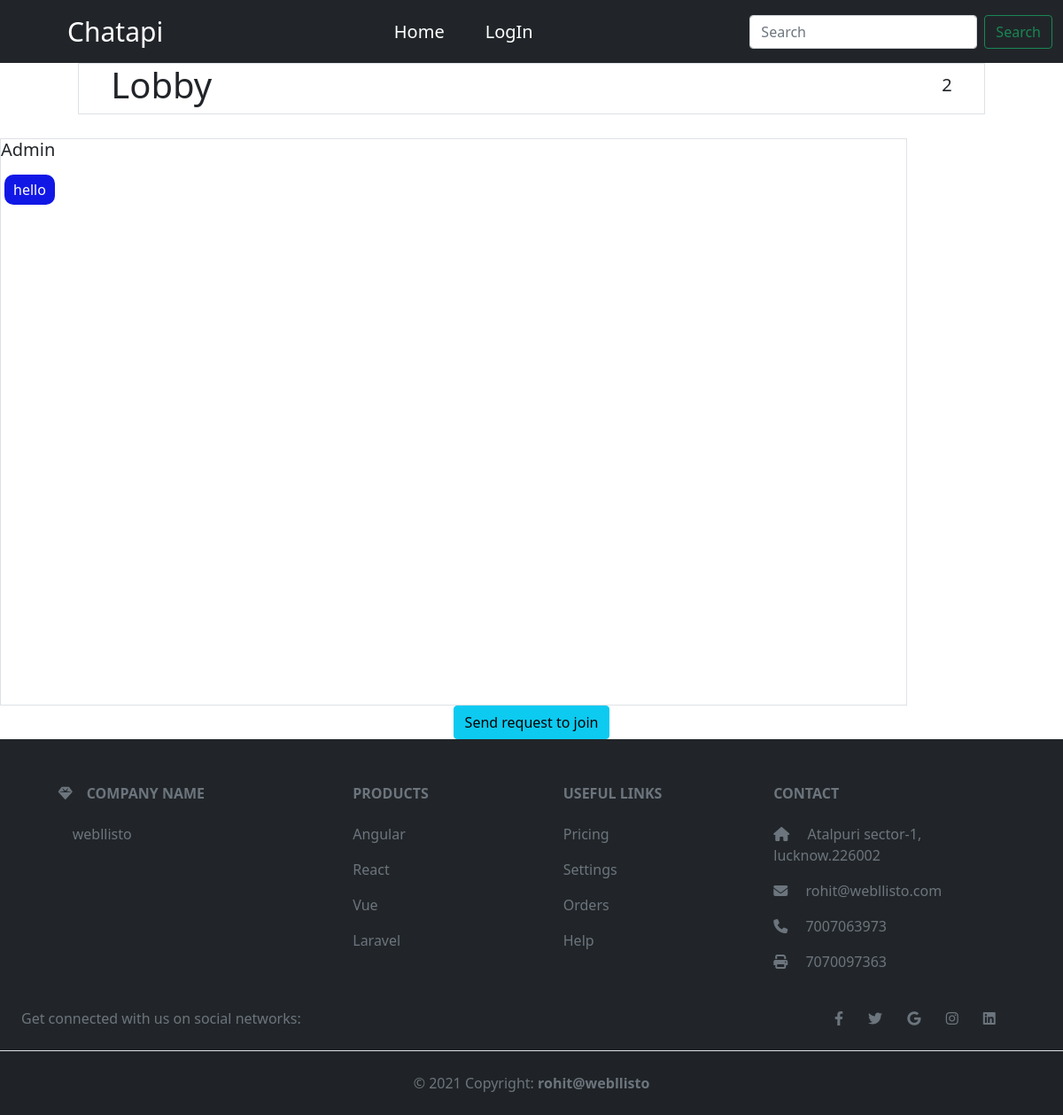
/chat/room/lobby/, run on the app's committed database.
### chat/models.py (models this page shows, shortened)
class Room(models.Model):
    name = models.CharField(max_length=255)
    is_private_group = models.BooleanField(default=False)
    is_single_user = models.BooleanField(default=False)

class Message(models.Model):
    chat_message = RichTextField(null=True)
    message_arrival_time = models.DateTimeField(auto_now_add=True)
    message_seen = models.BooleanField(default=False)
    room_name = models.ForeignKey(Room, on_delete=models.CASCADE)
    from_user = models.ForeignKey(User, on_delete=models.CASCADE)

### chat/views.py (the view, shortened to what this page needs)
# urls.py: path("room/<str:room_name>/", views.Rooms.as_view(), name="room"),
class Rooms(View):
    def get(self, request, room_name):
        room1 = Room.objects.filter(name=room_name).first()
        if room1.is_single_user:
            room2 = Room.objects.get(
                name=room_name, is_single_user=True
            )
            room_user_obj = Room_users.objects.filter(
                room=room2, user=request.user
            )
            if room_user_obj:
                message = Message.objects.filter(
                    room_name=room2
                ).order_by("message_arrival_time")
                room_user_admin = Room_users.objects.filter(
                    room=room2
                )
                all_users_inroom = Room_users.objects.filter(
                    room=room2
                )
                for i in message:
                    if request.user != i.from_user:
                        i.message_seen = True
                        i.save()
                return render(
                    request,
                    "chat/room.html",
                    {
                        "room_name": room_name,
                        "messages1": message,
                        "form": chatform,
                        "room": room2,
                        "room_user": room_user_admin,
                        "all_user_inroom": all_users_inroom,
                    },
                )
            else:
                messages.warning(
                    request, "cannot see others personal message"
                )
                return redirect("/")
        else:
            room2 = Room.objects.get(
                name=room_name,
                is_private_group=False,
                is_single_user=False,
            )
            message = Message.objects.filter(
                room_name=room2
            ).order_by("message_arrival_time")
            room_user_admin = Room_users.objects.get(
                room=room2, is_admin=True
            )
            all_users_inroom = Room_users.objects.filter(room=room2,join_request_approved=True)
            lst=[]
            for i in all_users_inroom:
                lst.append(i.user.username)
            user_approval=Room_users.objects.filter(room=room2,join_request_approved=False)
            lst1=[]
            for i in all_users_inroom:
                lst1.append(i.user)
            return render(
                request,
                "chat/room.html",
                {
                    "room_name": room_name,
                    "messages1": message,
                    "form": chatform,
                    "room": room1,
                    "room_user": room_user_admin,
                    "all_users_inroom": lst,
                    "user_approval":user_approval
                },
            )

### chat/templates/chat/room.html (shortened to what this page needs)
{% extends 'basic.html' %}
{% block content%}
{% if room.is_single_user %}
{% for i in room_user %}
{% if i.user != user %}
<div class="d-flex align-items-center flex-column">
    <h1>{{i.user}}<h1>
        <a href="{% url 'deleteroom' room.id %}" class="text-decoration-none">
            <button class="btn btn-danger">Delete</button></a>
</div>
{% endif %}
{% endfor %}
{% else %}
<div class="d-flex justify-content-center align-items-center">
    <a href="javascript:void()" id="member-list-click" class="text-decoration-none text-dark">
    <div class="d-flex justify-content-center align-items-center gap-51 border " style="width:64rem ;">
        <h1 style="">{{room.name}}</h1>
        <h5>{{all_users_inroom|length}}</h5>
    </div>
    </a>
</div>
{% endif %}
<div class="row gap-custom g-0">
    <div id="chat-log" cols="100" rows="20" class="border col-7"
        style="width:64rem ;height: 40rem; overflow-y: scroll;align-items:center;">
            {% for i in messages1 %}
            {% if i.from_user.username == user.username %}
            <div class="msg_container d-flex flex-column gap-2 align-end-custom">
                <h5 class="text-capitalize">
                    {{i.from_user}}
                </h5>
                {% if i.message_seen %}
                <div class="d-flex justify-content-between align-items-end">
                    <div class="d-flex chat-div flex-column" style="width: fit-content;">
                        {{i.chat_message|safe}}
                    </div>
                    <i class="fa-solid fa-check-double text-primary mx-2" style="margin-bottom: 1rem; "></i>
                </div>
                {% else %}
                <div class="d-flex justify-content-between align-items-end">
                    <div class="chat-div d-flex flex-column" style="width: fit-content;">
                        {{i.chat_message|safe}}
                    </div>
                    <i class="fa-solid fa-check-double mx-2" style="margin-bottom: 1rem;"></i>
                </div>
                {% endif %}
            </div>
            {% else %}
            <div class="msg_container d-flex flex-column gap-2">
                <h5 class="text-capitalize">
                    {{i.from_user}}
                </h5>
                <div class="chat-div-other ms-1 d-flex flex-column" style="width: fit-content;">
                    {{i.chat_message|safe}}
                </div>
            </div>
            {% endif %}
            {% endfor %}
    </div>
</div>
<div class="d-flex align-items-center justify-content-center flex-column">
    {% if room.is_private_group %}
    <input id="chat-user-in" type="text" value="{{user.username}}"
        style="margin-right:766px !important; margin-bottom: 10px;" disabled>
    {{form.as_p}}
    <input id="chat-message-submit" type="button" class="btn btn-primary mb-4" value="Send">
    {{ room_name|json_script:"room-name" }}
    {% else %}
    {% if user.username in all_users_inroom %}
    <input id="chat-user-in" type="text" value="{{user.username}}"
        style="margin-right:766px !important; margin-bottom: 10px;" disabled>
    {{form.as_p}}
    <input id="chat-message-submit" type="button" class="btn btn-primary mb-4" value="Send">
    {{ room_name|json_script:"room-name" }}
    {% else %}
    <a href="{% url 'public-room-join-request' room.id %}" id="join-group" class="text-decoration-none"><button type="button" class="btn btn-info">Send request to
            join</button></a>
    {% endif %}
    {% endif %}
</div>
{% endblock %}

### template/basic.html (style rules this page uses)
* { text-decoration: none; list-style: none; }

### chat/templates/chat/room.html (style rules this page uses)
h1 { text-align: center; }
.chat-div-other p { background-color: #1118e6; padding: 5px 10px; color: #fff; border-radius: 10px; }
a { text-decoration: none; color: #fff }
h1 { text-transform: capitalize; }
.gap-51 { gap: 51.5rem !important; }
.gap-custom { gap: 27px !important; }

### data on the page
Room: name "Lobby"
Message: from_user "Admin", chat_message "hello"

### other printed values
{{ all_users_inroom|length }} "2"
